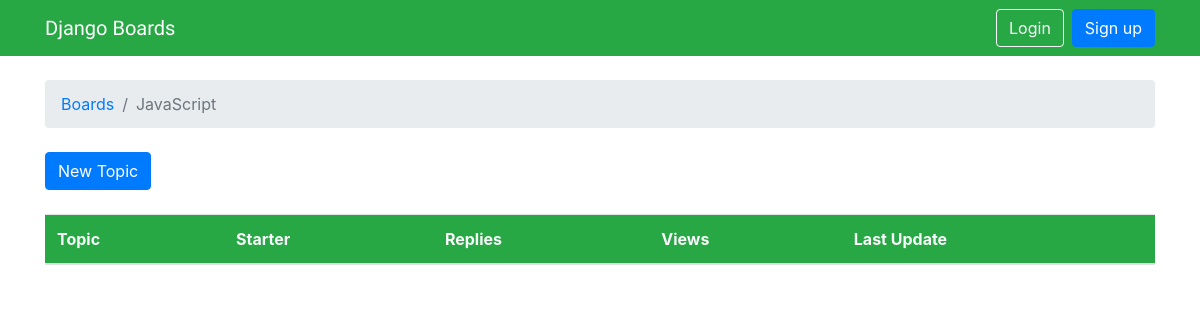
The app's page /boards/3/, older data.
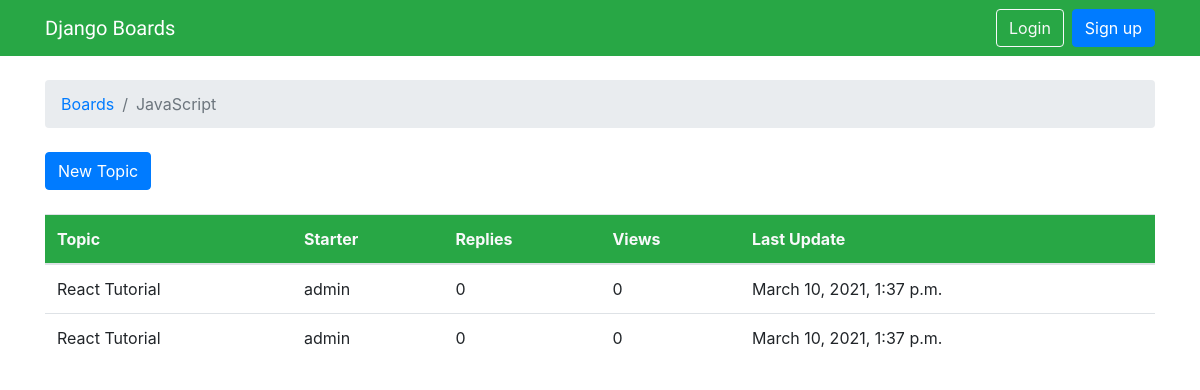
The same page, newer data.
### boards/models.py (models this page shows, shortened)
class Board(models.Model):
    name = models.CharField(max_length=30, unique=True)
    description = models.CharField(max_length=100)

class Topic(models.Model):
    subject = models.CharField(max_length=255)
    last_updated = models.DateTimeField(auto_now_add=True)
    board = models.ForeignKey(Board, related_name='topics', on_delete=models.CASCADE)
    starter = models.ForeignKey(User, related_name='topics', on_delete=models.CASCADE)

### boards/views.py (the view)
# urls.py: path('boards/<str:pk>/', views.board_topics, name='board_topics'),
def board_topics(request, pk):
	board = get_object_or_404(Board, pk=pk)
	return render(request, 'topics.html', {'board': board})

### templates/topics.html (shortened to what this page needs)
{% extends 'base.html' %}
{% block breadcrumb %}
<li class="breadcrumb-item"><a href="{% url 'home' %}">Boards</a></li>
<li class="breadcrumb-item active">{{ board.name }}</li>
{% endblock %}
{% block content %}
<div class="mb-4">
  <a href="{% url 'new_topic' board.pk %}" class="btn btn-primary">New Topic</a>
</div>
<table class="table">
  <thead class="thead-inverse bg-success text-light">
    <tr>
      <th>Topic</th>
      <th>Starter</th>
      <th>Replies</th>
      <th>Views</th>
      <th>Last Update</th>
    </tr>
  </thead>
  <tbody>
    {% for topic in board.topics.all %}
    <tr>
      <th class="font-weight-normal">{{ topic.subject }}</th>
      <th class="font-weight-normal">{{ topic.starter.username }}</th>
      <th class="font-weight-normal">0</th>
      <th class="font-weight-normal">0</th>
      <th class="font-weight-normal">{{ topic.last_updated }}</th>
    </tr>
    {% endfor %}
  </tbody>
</table>
{% endblock %}

### templates/base.html (shortened to what this page needs)
{% load static %}
<!DOCTYPE html>
<html>
  <head>
    <link rel="stylesheet" href="{% static 'css/bootstrap.min.css' %}">
    <link rel="stylesheet" href="{% static 'css/app.css' %}">
  </head>
  <body>
    {% block body %}
    <nav class="navbar navbar-expand-sm navbar-dark bg-success">
      <div class="container">
        <a class="navbar-brand" href="{% url 'home' %}">Django Boards</a>
        <div class="collapse navbar-collapse" id="mainMenu">
          {% if user.is_authenticated %}
          <ul class="navbar-nav ml-auto">
            <li class="nav-item dropdown">
              <a class="nav-link dropdown-toggle" href="#" id="userMenu" data-toggle="dropdown" aria-haspopup="true" aria-expanded="false">
                {{ user.username }}
              </a>
              <div class="dropdown-menu dropdown-menu-right" aria-labelledby="userMenu">
                <a class="dropdown-item" href="#">My account</a>
                <a class="dropdown-item" href="#">Change password</a>
                <div class="dropdown-divider"></div>
                <a class="dropdown-item" href="{% url 'logout' %}">Log out</a>
              </div>
            </li>
          </ul>
          {% else %}
          <form class="form-inline ml-auto">
            <a href="{% url 'login' %}" class="btn btn-outline-light">Login</a>
            <a href="{% url 'signup' %}" class="btn btn-primary ml-2">Sign up</a>
          </form>
          {% endif %}
        </div>
      </div>
    </nav>
    <div class="container">
      <ol class="breadcrumb my-4">
        {% block breadcrumb %}
        {% endblock %}
      </ol>
      {% block content %}
      {% endblock %}
    </div>
    {% endblock body %}
  </body>
</html>

### static/css/app.css (style rules this page uses)
.navbar-brand { font-family: 'Peralta', cursive; }

Row changes from the older to the newer data that the page shows:
added Topic: subject "React Tutorial", starter.username "admin", last_updated "March 10, 2021, 1:37 p.m."
added Topic: subject "React Tutorial", starter.username "admin", last_updated "March 10, 2021, 1:37 p.m."
